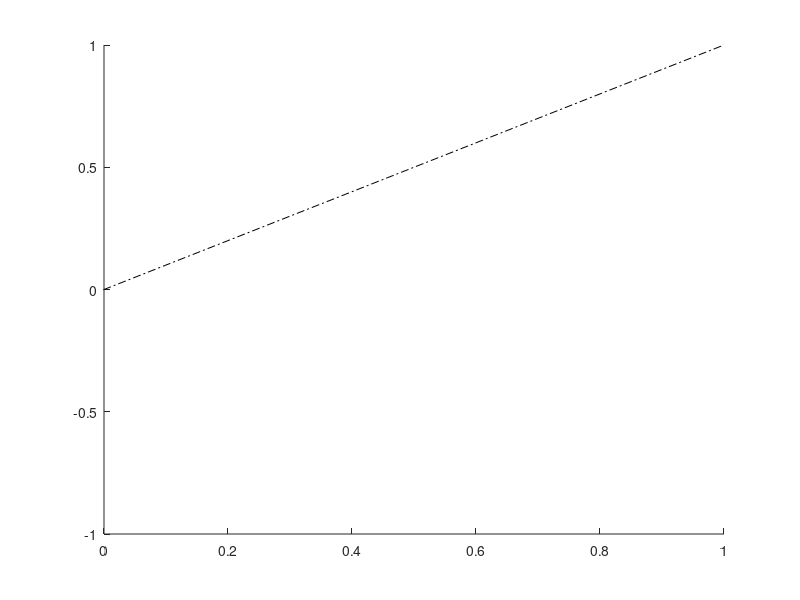

Recreate this plot in MATLAB.
function [] = UnitLine(h)
%[] = UnitLine(f)
%   plots a unit line on the current plot
%   

if ~exist('h','var')
    h = gca;
end

hold on;

xLims = xlim;
yLims = ylim;

maxX = max(abs(xLims));
maxY = max(abs(yLims));

maxVal = max([maxX maxY]);

plot([-maxVal, maxVal], [-maxVal, maxVal],'-.k')

xlim([xLims]);
xlim([yLims]);

end

